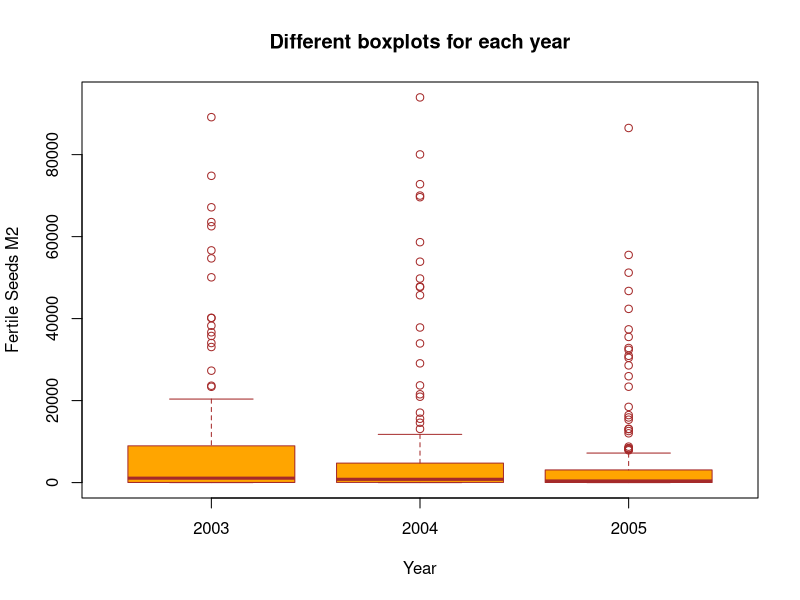
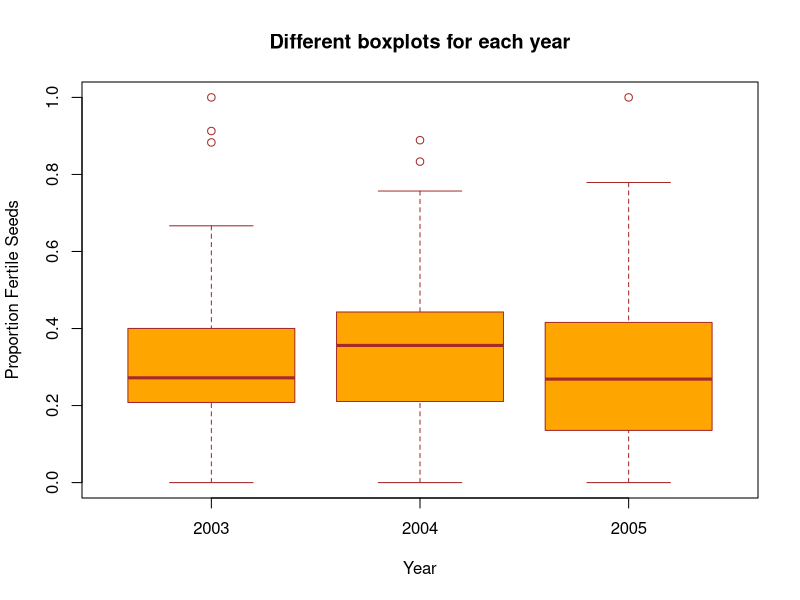
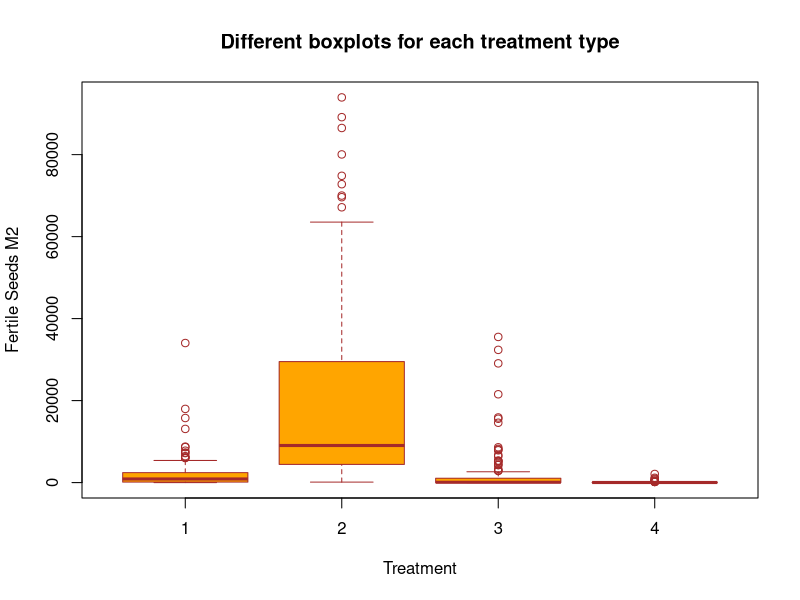

Generate these figures, in order, with R: (Note: this script raises an error after producing the figures.)
## ---- chunk 1
library(readxl)
consolidado <- read_excel("consolidado-correto.xlsx")
## ---- chunk 2
library(dplyr)
cons2 <- consolidado %>% 
  mutate(anofactor = factor(Ano))
cons3 <- cons2 %>% 
  mutate(ambfactor = factor(Ambiente))
cons4 <- cons3 %>% 
  mutate(coletfactor = factor(Coleta))
consolidfac <- cons4
## ---- chunk 3
rm(cons2)
rm(cons3)
rm(cons4)
## ---- chunk 4
cons5 <- consolidfac %>% 
  mutate(arcobmel= asin(sqrt(cobmel / 100)))
cons6 <- cons5 %>% 
  mutate(arcobtot= asin(sqrt(cobtot / 100)))
consolidfacarc <- cons6
## ---- chunk 5
rm(cons5)
rm(cons6)
## ---- chunk 6
consolidtudo <- consolidfacarc %>% 
  mutate(naoviaveis= Total - Viaveis)
## ---- chunk 7
cons7 <- consolidtudo %>% 
  mutate(viaveism2= Viaveis*19.84)
cons8 <- cons7 %>% 
  mutate(propviaveis= Viaveis/Total)
consolidboxplot <- cons8
## ---- chunk 8
rm(cons7)
rm(cons8)
## ---- chunk 9
boxplot(viaveism2~anofactor,
        data=consolidboxplot,
        main="Different boxplots for each year",
        xlab="Year",
        ylab="Fertile Seeds M2",
        col="orange",
        border="brown"
)
## ---- chunk 10
boxplot(propviaveis~anofactor,
        data=consolidboxplot,
        main="Different boxplots for each year",
        xlab="Year",
        ylab="Proportion Fertile Seeds",
        col="orange",
        border="brown"
)
## ---- chunk 11
boxplot(viaveism2~ambfactor,
        data=consolidboxplot,
        main="Different boxplots for each treatment type",
        xlab="Treatment",
        ylab="Fertile Seeds M2",
        col="orange",
        border="brown"
)
## ---- chunk 12
consol34 <- subset(consolidtudo, Ambiente == 3 | Ambiente == 4)
consol34
consol12 <- subset(consolidtudo, Ambiente == 1 | Ambiente == 2)
consol12
## ---- chunk 13
#ESTE NAO RODA
library(ggplot2)
ggplot(data=consol12, aes(consol12$Viaveis)) +
geom_histogram() +
group=consol12$ambfactor +
binwidth = 200 +
#main = "Distribuicao de Sementes por Classe de Numero" +
#xlab = "Numero de Sementes Viaveis" +
#fill=I("blue") +
#col=I("red") +
#alpha=I(.2) +
#xlim=c(10,30000)
## ---- chunk 14
library(ggplot2)
#theme_set(theme_gray(base_size = ))
#options(repr.plot.width = 9, repr.plot.height = 8)
g <- ggplot(consol12, aes(Viaveis))
g + geom_density(aes(fill=factor(ambfactor)), alpha=0.8) + 
    labs(title="Density plot", 
         subtitle="Distribuicao de Sementes Viaveis por Ambiente",
         caption="Source: consol12",
         x="Ambiente",
         fill="# Tratamentos")
#png(filename="bench_query_sort.png", width=600, height=600)
ggsave(file="bench_query_sort.pdf", width=8, height=6, dpi=300)

## ---- chunk 15
g <- ggplot(consol34, aes(Viaveis))
g + geom_density(aes(fill=factor(ambfactor)), alpha=0.8) + 
    labs(title="Density plot", 
         subtitle="Distribuicao de Sementes Viaveis por Ambiente",
         caption="Source: consol34",
         x="Ambiente",
         fill="# Tratamentos")
## ---- chunk 16
poissonreg34 <- glm(formula = Viaveis ~ factor(ambfactor) + factor(anofactor), family = poisson, data = consol34)
shapiro.test(residuals(poissonreg34))
plot(poissonreg34)

binomialreg34 <- glm(formula = cbind(Viaveis,naoviaveis) ~ factor(ambfactor) + factor(anofactor), family = binomial, data = consol34)
plot(binomialreg34)
shapiro.test(residuals(binomialreg34))

binomialreg341 <- glm(formula = cbind(Viaveis,naoviaveis) ~ factor(ambfactor) + factor(anofactor) + arcobtot, family = binomial, data = consol34)
summary(binomialreg341)

print(summary(poissonreg34))
print(summary(binomialreg34))


